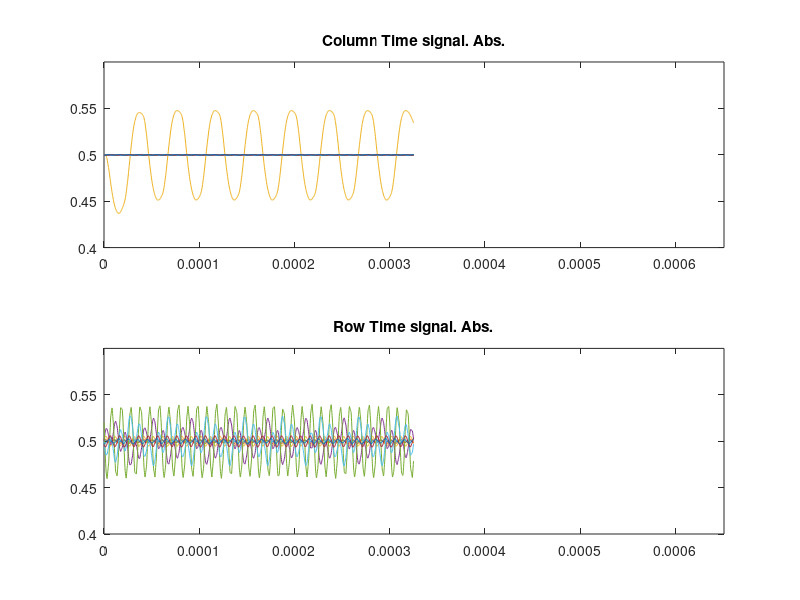
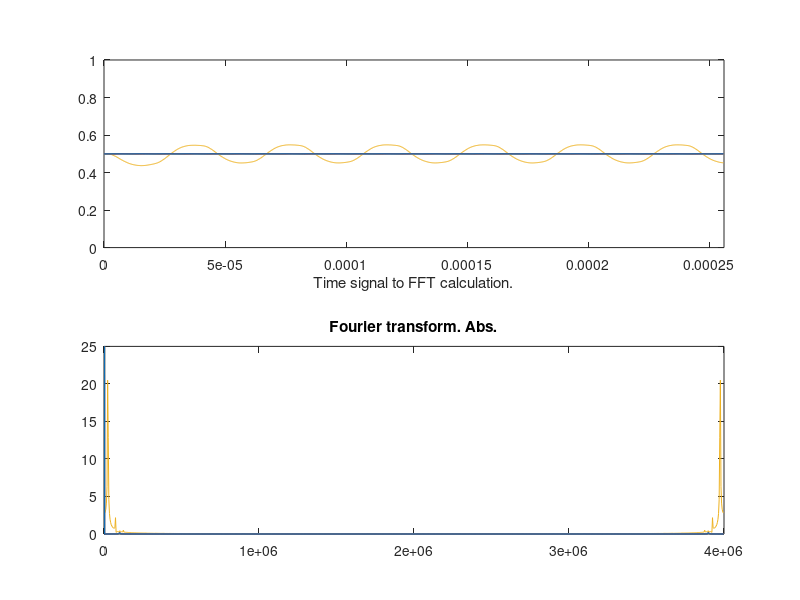
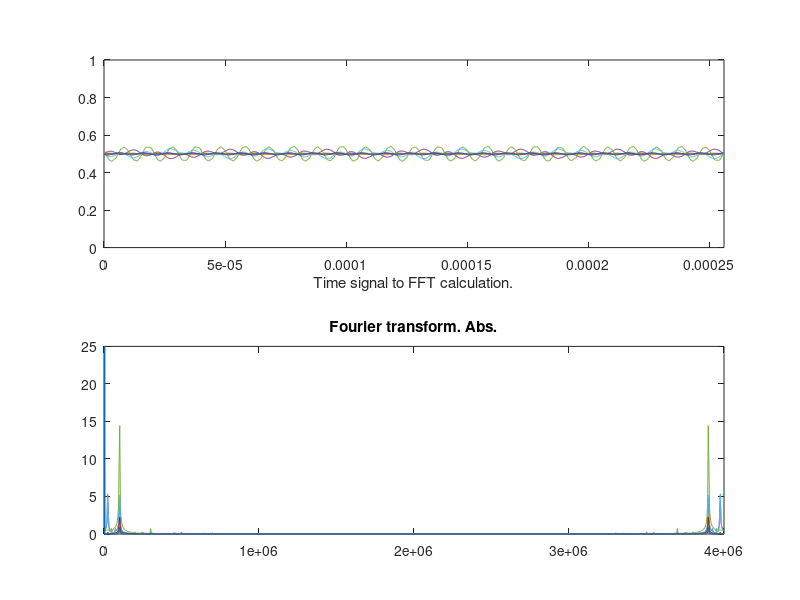

Write the MATLAB code that produced these figures, in order.
%mducng/SoC/D2/G2touch
%%%%%%%%%%%%%%%%%%%%%%%%%%%%%%%%%%%%%%%%%%%%%%%%%%%%%%%%%%%%%%%%%%%%%%%%%%%
clc;
clear;
close all;
%%%%%%%%%%%%%%%%%%%%%%%%%%%%%%%%%%%%%%%%%%%%%%%%%%%%%%%%%%%%%%%%%%%%%%%%%%%
% load txt file
load ./DataConverted/C0_1.txt;
load ./DataConverted/C1_1.txt;
load ./DataConverted/C2_1.txt;
load ./DataConverted/C3_1.txt;
load ./DataConverted/C4_1.txt;
load ./DataConverted/C5_1.txt;
load ./DataConverted/C6_1.txt;
load ./DataConverted/C7_1.txt;
load ./DataConverted/R0_1.txt;
load ./DataConverted/R1_1.txt;
load ./DataConverted/R2_1.txt;
load ./DataConverted/R3_1.txt;
load ./DataConverted/R4_1.txt;
load ./DataConverted/R5_1.txt;
load ./DataConverted/R6_1.txt;
load ./DataConverted/R7_1.txt;
dataC0       = C0_1;
dataC1       = C1_1;
dataC2       = C2_1;
dataC3       = C3_1;
dataC4       = C4_1;
dataC5       = C5_1;
dataC6       = C6_1;
dataC7       = C7_1;
dataR0       = R0_1;
dataR1       = R1_1;
dataR2       = R2_1;
dataR3       = R3_1;
dataR4       = R4_1;
dataR5       = R5_1;
dataR6       = R6_1;
dataR7       = R7_1;
temp         = size(dataC2);
length_full  = temp(1);
x_fullC0     = dataC0;
x_fullC1     = dataC1;
x_fullC2     = dataC2;
x_fullC3     = dataC3;
x_fullC4     = dataC4;
x_fullC5     = dataC5;
x_fullC6     = dataC6;
x_fullC7     = dataC7;
x_fullR0     = dataR0;
x_fullR1     = dataR1;
x_fullR2     = dataR2;
x_fullR3     = dataR3;
x_fullR4     = dataR4;
x_fullR5     = dataR5;
x_fullR6     = dataR6;
x_fullR7     = dataR7;
%%%%%%%%%%%%%%%%%%%%%%%%%%%%%%%%%%%%%%%%%%%%%%%%%%%%%%%%%%%%%%%%%%%%%%%%%%%
Fs           = 4*10^6;  
dt           = 1/Fs;
t_full       = (0:1:length_full-1)*dt;
%%%%%%%%%%%%%%%%%%%%%%%%%%%%%%%%%%%%%%%%%%%%%%%%%%%%%%%%%%%%%%%%%%%%%%%%%%%
scale        = 1;
% plot time signal
figure(1);
subplot(2,1,1);
%stem(t_full,x_full,':diamondr');
plot(t_full,x_fullC0,t_full,x_fullC1,t_full,x_fullC2,t_full,x_fullC3,t_full,...
    x_fullC4,t_full,x_fullC5,t_full,x_fullC6,t_full,x_fullC7);
axis([0 2*length_full*dt 0.4*scale 0.6*scale]);
title('Column Time signal. Abs.');

subplot(2,1,2);
%stem(t_full,x_full,':diamondr');
plot(t_full,x_fullR0,t_full,x_fullR1,t_full,x_fullR2,t_full,x_fullR3,t_full,...
    x_fullR4,t_full,x_fullR5,t_full,x_fullR6,t_full,x_fullR7);
axis([0 2*length_full*dt 0.4*scale 0.6*scale]);
title('Row Time signal. Abs.');

%%%%%%%%%%%%%%%%%%%%%%%%%%%%%%%%%%%%%%%%%%%%%%%%%%%%%%%%%%%%%%%%%%%%%%%%%%%
% run FFT
Nfft        = 2^10;
deltaF      = Fs/Nfft;
tVectors    = (0:(Nfft-1))*dt;
fVectors    = (0:(Nfft-1))*deltaF;
yC0         = fft(x_fullC0,Nfft);
yC0Abs      = abs(yC0);
yC1         = fft(x_fullC1,Nfft);
yC1Abs      = abs(yC1);
yC2         = fft(x_fullC2,Nfft);
yC2Abs      = abs(yC2);
yC3         = fft(x_fullC3,Nfft);
yC3Abs      = abs(yC3);
yC4         = fft(x_fullC4,Nfft);
yC4Abs      = abs(yC4);
yC5         = fft(x_fullC5,Nfft);
yC5Abs      = abs(yC5);
yC6         = fft(x_fullC6,Nfft);
yC6Abs      = abs(yC6);
yC7         = fft(x_fullC7,Nfft);
yC7Abs      = abs(yC7);

yR0         = fft(x_fullR0,Nfft);
yR0Abs      = abs(yR0);
yR1         = fft(x_fullR1,Nfft);
yR1Abs      = abs(yR1);
yR2         = fft(x_fullR2,Nfft);
yR2Abs      = abs(yR2);
yR3         = fft(x_fullR3,Nfft);
yR3Abs      = abs(yR3);
yR4         = fft(x_fullR4,Nfft);
yR4Abs      = abs(yR4);
yR5         = fft(x_fullR5,Nfft);
yR5Abs      = abs(yR5);
yR6         = fft(x_fullR6,Nfft);
yR6Abs      = abs(yR6);
yR7         = fft(x_fullR7,Nfft);
yR7Abs      = abs(yR7);
%%%%%%%%%%%%%%%%%%%%%%%%%%%%%%%%%%%%%%%%%%%%%%%%%%%%%%%%%%%%%%%%%%%%%%%%%%%
%%%%%%%%%%%%%%
% plot time signal
figure(2);
subplot(2,1,1);
plot(tVectors,x_fullC0(1:Nfft),tVectors,x_fullC1(1:Nfft),tVectors,...
    x_fullC2(1:Nfft),tVectors,x_fullC3(1:Nfft),tVectors,x_fullC4(1:Nfft),...
    tVectors,x_fullC5(1:Nfft),tVectors,x_fullC6(1:Nfft),tVectors,x_fullC7(1:Nfft));
xlabel("Time signal to FFT calculation.");
axis([0 Nfft*1/Fs 0 1*scale]);
%%%%%%%%%%%%%%
% plot fft output
subplot(2,1,2);
plot(fVectors,yC0Abs,fVectors,yC1Abs,fVectors,yC2Abs,fVectors,yC3Abs,...
    fVectors,yC4Abs,fVectors,yC5Abs,fVectors,yC6Abs,fVectors,yC7Abs);
title('Fourier transform. Abs.'); 
%axis([0 Fs 0 Nfft/2*scale]);
axis([0 Fs 0 25]);
%%%%%%%%%%%%%%
% plot time signal
figure(3);
subplot(2,1,1);
plot(tVectors,x_fullR0(1:Nfft),tVectors,x_fullR1(1:Nfft),tVectors,...
    x_fullR2(1:Nfft),tVectors,x_fullR3(1:Nfft),tVectors,x_fullR4(1:Nfft),...
    tVectors,x_fullR5(1:Nfft),tVectors,x_fullR6(1:Nfft),tVectors,x_fullR7(1:Nfft));
xlabel("Time signal to FFT calculation.");
axis([0 Nfft*1/Fs 0 1*scale]);
%%%%%%%%%%%%%%
% plot fft output
subplot(2,1,2);
plot(fVectors,yR0Abs,fVectors,yR1Abs,fVectors,yR2Abs,fVectors,yR3Abs,...
    fVectors,yR4Abs,fVectors,yR5Abs,fVectors,yR6Abs,fVectors,yR7Abs);
title('Fourier transform. Abs.'); 
%axis([0 Fs 0 Nfft/2*scale]);
axis([0 Fs 0 25]);
